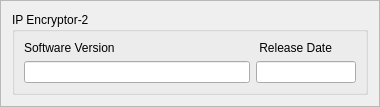
                  <widget class="QFrame" name="frame_45">
                   <property name="minimumSize">
                    <size>
                     <width>380</width>
                     <height>0</height>
                    </size>
                   </property>
                   <property name="frameShape">
                    <enum>QFrame::StyledPanel</enum>
                   </property>
                   <property name="frameShadow">
                    <enum>QFrame::Raised</enum>
                   </property>
                   <layout class="QVBoxLayout" name="verticalLayout_29">
                    <item>
                     <widget class="QGroupBox" name="CSC_gb_42">
                      <property name="minimumSize">
                       <size>
                        <width>350</width>
                        <height>0</height>
                       </size>
                      </property>
                      <property name="font">
                       <font>
                        <italic>false</italic>
                        <underline>false</underline>
                       </font>
                      </property>
                      <property name="autoFillBackground">
                       <bool>true</bool>
                      </property>
                      <property name="title">
                       <string>IP Encryptor-2</string>
                      </property>
                      <property name="flat">
                       <bool>false</bool>
                      </property>
                      <property name="checkable">
                       <bool>false</bool>
                      </property>
                      <layout class="QGridLayout" name="gridLayout_59">
                       <item row="0" column="0">
                        <layout class="QHBoxLayout" name="horizontalLayout_84">
                         <item>
                          <layout class="QVBoxLayout" name="verticalLayout_87">
                           <item>
                            <widget class="QLabel" name="label_129">
                             <property name="text">
                              <string>Software Version</string>
                             </property>
                            </widget>
                           </item>
                           <item>
                            <widget class="QLineEdit" name="CSIE2_V_LE">
                             <property name="minimumSize">
                              <size>
                               <width>210</width>
                               <height>0</height>
                              </size>
                             </property>
                             <property name="maximumSize">
                              <size>
                               <width>350</width>
                               <height>16777215</height>
                              </size>
                             </property>
                            </widget>
                           </item>
                          </layout>
                         </item>
                         <item>
                          <layout class="QVBoxLayout" name="verticalLayout_88">
                           <item>
                            <widget class="QLabel" name="label_130">
                             <property name="text">
                              <string> Release Date</string>
                             </property>
                            </widget>
                           </item>
                           <item>
                            <widget class="QLineEdit" name="CSIE2_D_LE">
                             <property name="minimumSize">
                              <size>
                               <width>50</width>
                               <height>0</height>
                              </size>
                             </property>
                             <property name="maximumSize">
                              <size>
                               <width>100</width>
                               <height>16777215</height>
                              </size>
                             </property>
                            </widget>
                           </item>
                          </layout>
                         </item>
                        </layout>
                       </item>
                      </layout>
                     </widget>
                    </item>
                   </layout>
                  </widget>
